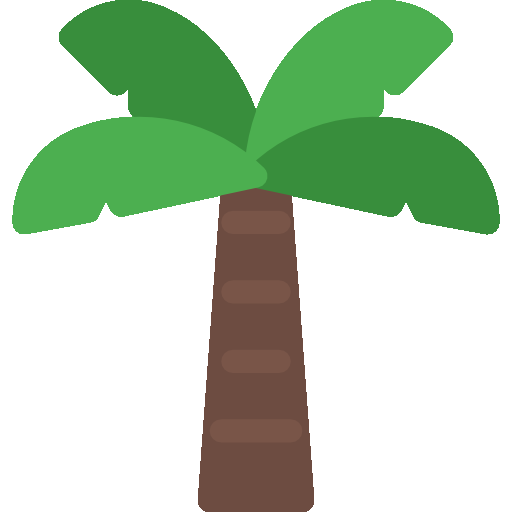
#> input picture 2D_04/images/palm.png, 512 x 512 px
$ jupyter execute --allow-errors HomeWork.ipynb   (shell and % lines are left out)
#> lines starting #> are read from the running program, lines starting #| are printed output that depends on the picture; after the words box and inside, x2 and y2 are one past the last pixel; in counts of white or black regions, pixels touching at a corner belong together
[cell 1]
import matplotlib.pyplot as plt
import numpy as np
import cv2 as cv

## Задание 1

В папке находится изображение `railway.jpeg` с железной дорогой, уходящей вдаль от камеры. Необходимо, используя перспективное преобразование, развернуть дорогу таким образом, чтобы она была непосредственно перед нами.

[cell 2]
image = cv.imread("images/railway.jpeg")
#> (the rest of this cell did not finish here and is left out)

#> (a cell that did not finish here is left out)

#> (a cell that did not finish here is left out)

## Задание 2

В папке находится изображение `palm.png` с пальмой. Используя классические аффинные преобразования, необходимо создать "тень" для этой пальмы и отрисовать ее с ней на одном рисунке. Пример результата находится в изображении `palm_result.png`

[cell 5]
image = cv.imread("images/palm.png")
#> image is the input picture: shape (512, 512, 3); mean B, G, R 182.2, 207.9, 186.3
image = cv.cvtColor(image, cv.COLOR_BGR2RGB)

plt.imshow(image)
plt.show()

[cell 6]
black_palm = cv.threshold(image, thresh=200, maxval=255, type=cv.THRESH_BINARY)[1]
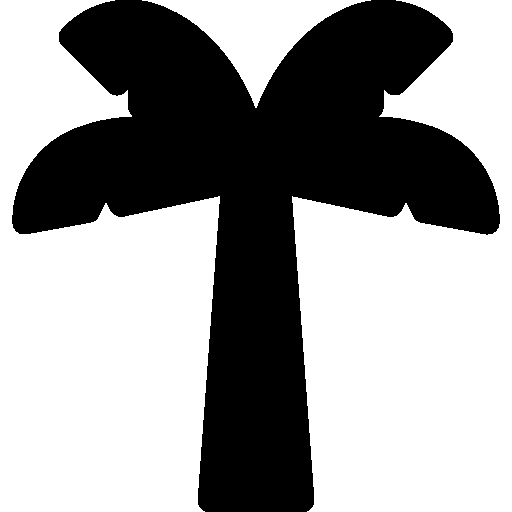
#> black_palm: shape (512, 512, 3); 60.8% white; 1 black region, box (x1, y1, x2, y2) and area: (12, 0, 500, 512) 102666
height, width = black_palm.shape[:2]
#> height = 512; width = 512

# Points for perspective transform
points_init = np.float32([[0, 0], [height, 0], [0, width], [height, width]])
#> points_init = [[0, 0], [512, 0], [0, 512], [512, 512]]
points = np.float32([
    [700,  400],
    [1100, 400],
    [180,  490],
    [300,  600]]
)

M = cv.getPerspectiveTransform(np.float32(points_init), np.float32(points))
shadow = cv.warpPerspective(black_palm, M, (width * 2, height), borderValue=(255, 255, 255))
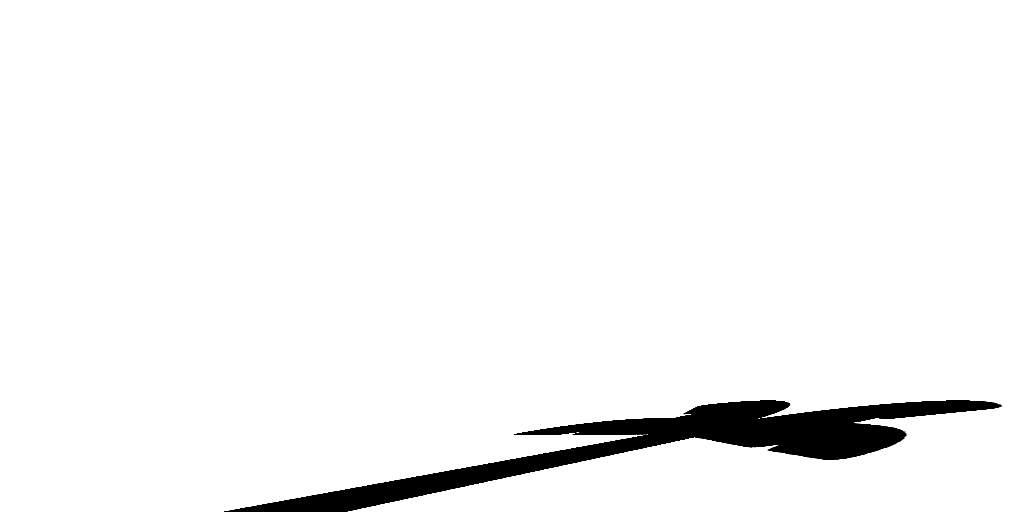
#> shadow: shape (512, 1024, 3); min 0, max 255, mean 245.5
plt.imshow(shadow)
plt.show()

[cell 7]
def remove_background(image):
    cp = image.copy()
    cp_alpha = cv.cvtColor(cp, cv.COLOR_RGB2RGBA)
    alpha_mask = cv.threshold(image, thresh=200, maxval=255, type=cv.THRESH_BINARY_INV)[1]
    cp_alpha[..., 3] = alpha_mask[..., 0]
    return cp_alpha

[cell 8]
plt.figure(figsize=(10, 5))
plt.imshow(shadow)
plt.imshow(remove_background(image))

plt.xlim(0, shadow.shape[1])
plt.show()
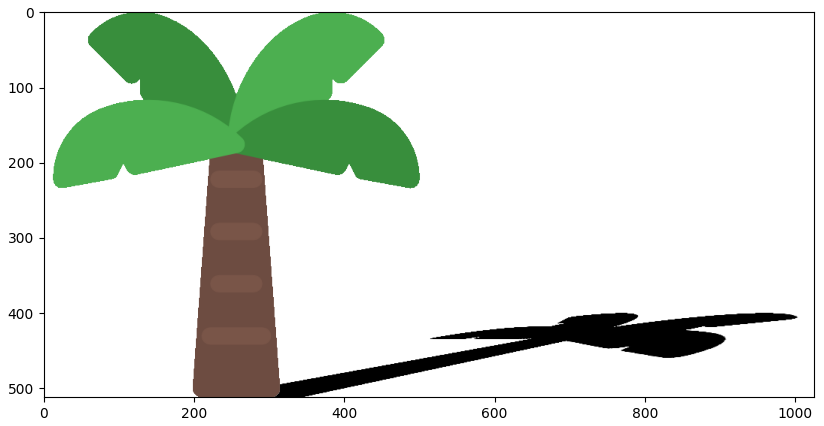
#> figure drawn by matplotlib, 1 panel
